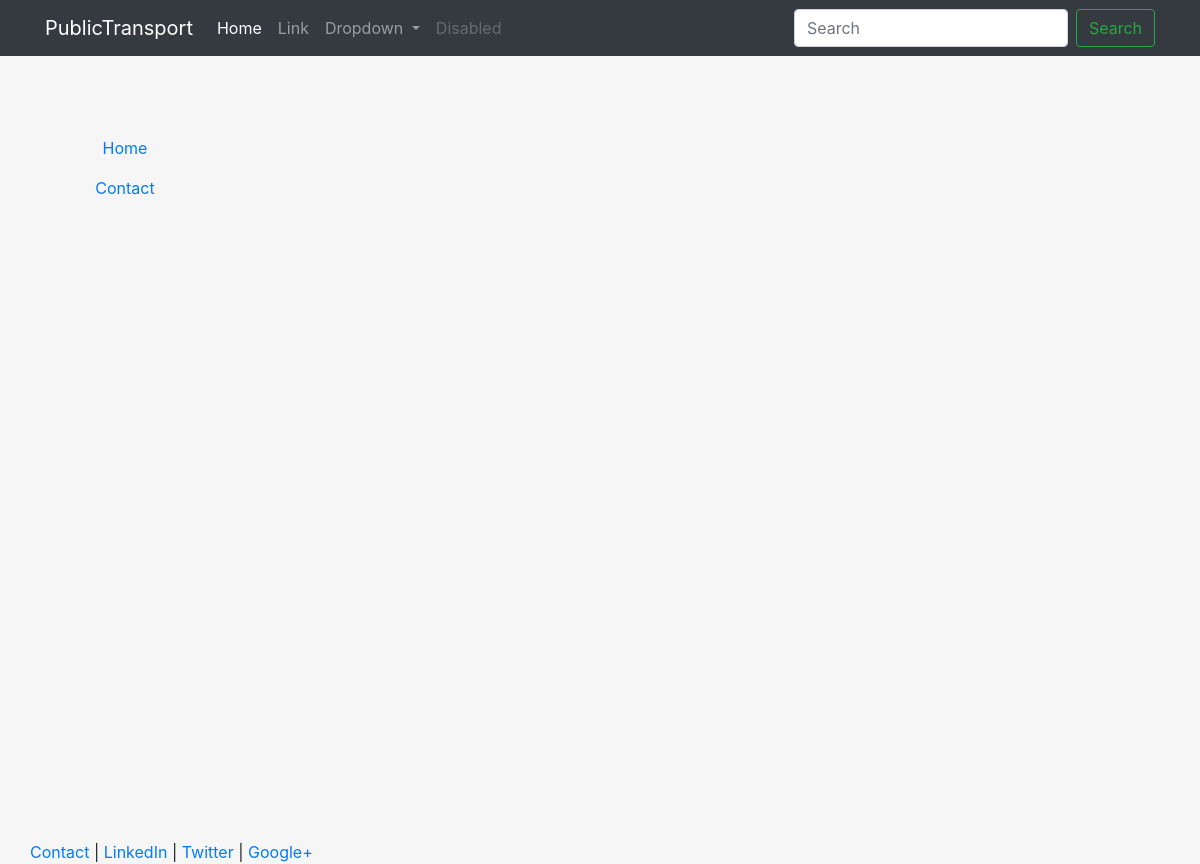
The page /home/2 on the database as committed earlier.
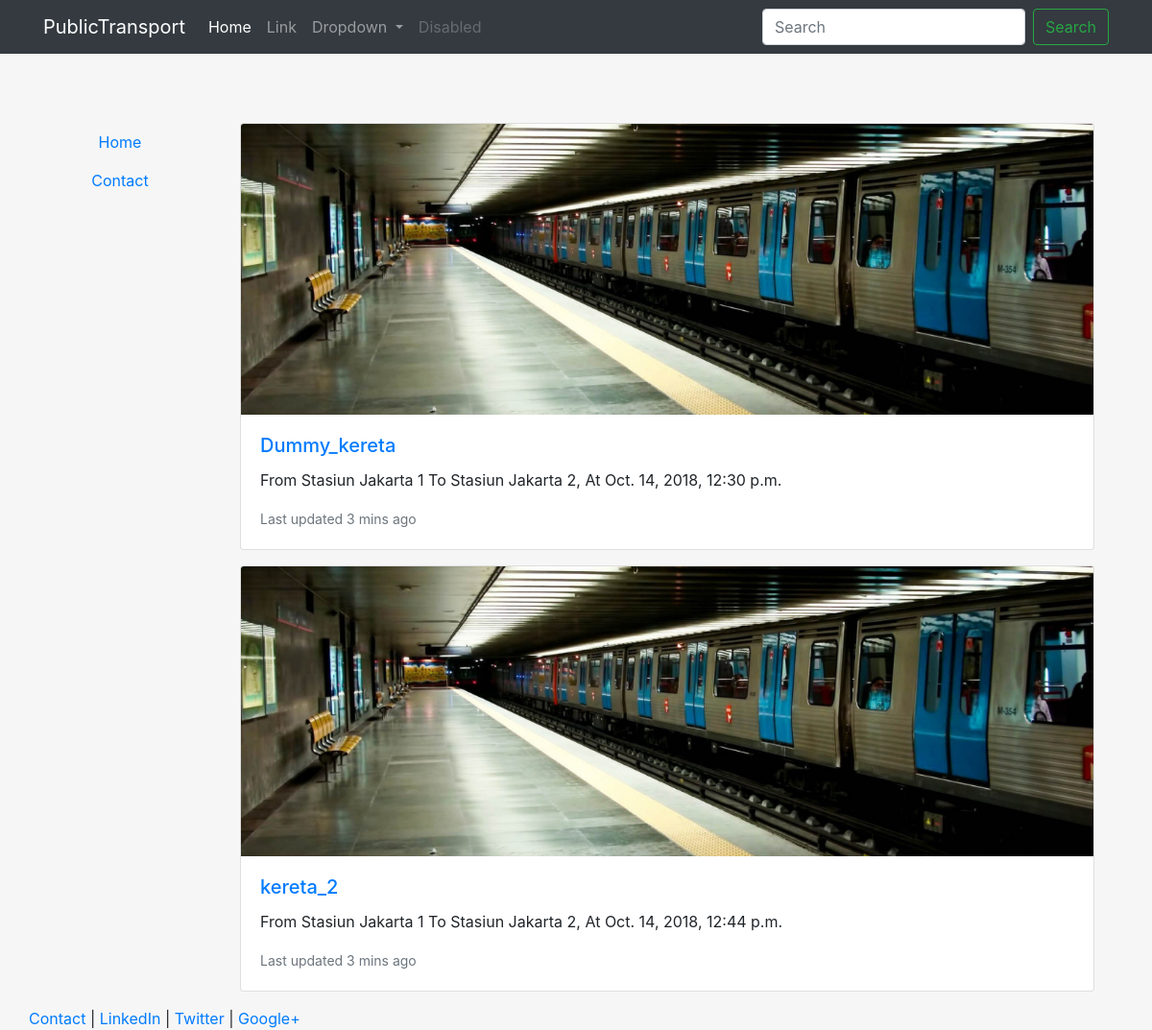
The same page on the database as committed later.
### MainApp/models.py (models this page shows, shortened)
class Schedule(models.Model):
    date_time               = models.DateTimeField()
    transportation_id       = models.ForeignKey(Transportation, on_delete=models.CASCADE)
    place_from_id           = models.ForeignKey(Place, on_delete=models.CASCADE, related_name='place_from')
    place_destination_id    = models.ForeignKey(Place, on_delete=models.CASCADE, related_name='place_destination')
    depart_status           = models.CharField(max_length=16)

class Transportation(models.Model):
    name                    = models.CharField(max_length=64)
    image                   = models.CharField(max_length=64, null=True)
    category_id             = models.ForeignKey(Category, on_delete=models.CASCADE)
    status                  = models.CharField(max_length=16)
    description             = models.TextField()

class Place(models.Model):
    name                    = models.CharField(max_length=128)
    infrastructure_id       = models.ForeignKey(Infrastructure, on_delete=models.CASCADE)
    city                    = models.ForeignKey(City, on_delete=models.CASCADE)
    address                 = models.CharField(max_length=128)
    def __str__(self):
        return self.name

### MainApp/views.py (the view)
# urls.py: url(r"^home/(?P<pk>\d+)$", views.info, name='info'),
def info(request, pk):
    query = "SELECT * FROM MAINAPP_SCHEDULE S JOIN MAINAPP_TRANSPORTATION T ON S.TRANSPORTATION_ID_ID = T.id JOIN MAINAPP_CATEGORY C ON T.CATEGORY_ID_ID = C.id WHERE C.id = " + pk
    all_schedule = Schedule.objects.raw(query)
    schedule_dictionary = {'all_schedule' : all_schedule}
    return render(request, "MainApp/info.html", schedule_dictionary)

### MainApp/templates/MainApp/info.html
{% extends "MainApp/header.html" %}
{% block content %}
	<div class="row">
	  <div class="col-sm-2">
	  <br><br>
		<nav class="nav flex-column nav-pills nav-justified" aria-orientation="vertical">
		  <a class="nav-item nav-link" data-toggle="pill" href="/">Home</a>
		  <a class="nav-item nav-link" data-toggle="pill" href="/contact/">Contact</a>
		</nav>
	  </div>
	  <div class="col-sm-10">
		<div class='container-fluid'>
		<br><br>
			{% load staticfiles %}
		    {% for schedule in all_schedule %}
		        <div class="card mb-3">
				  <img href="#" class="card-img-top custom-hover" src="{% static '/MainApp/img/subway0.jpg' %}" alt="Card image cap" >
				  <div class="card-body" href="#">
				    <h5 class="card-title"><a href="/home/{{category.id}}">{{schedule.transportation_id.name}}</a></h5>
				    <p class="card-text">From {{schedule.place_from_id}} To {{schedule.place_destination_id}}, At {{schedule.date_time}}</p>
				    <p class="card-text"><small class="text-muted">Last updated 3 mins ago</small></p>
				  </div>
				</div>
		    {% endfor %}
		</div>
	  </div>
	</div>
{% endblock %}

### MainApp/templates/MainApp/header.html (shortened to what this page needs)
<!DOCTYPE html>
<html lang="en">
<head>
	{% load staticfiles %}
	<link rel="stylesheet" href="{% static 'MainApp/css/bootstrap.min.css' %}" type = "text/css"/>
</head>
<body class="body" style="background-color:#f6f6f6">
	<nav class="navbar navbar-expand-lg navbar-dark bg-dark" >
		<div class="container">
	  <a class="navbar-brand" href="#">PublicTransport</a>
	  <div class="collapse navbar-collapse" id="navbarSupportedContent">
	    <ul class="navbar-nav mr-auto">
	      <li class="nav-item active">
	        <a class="nav-link" href="#">Home <span class="sr-only">(current)</span></a>
	      </li>
	      <li class="nav-item">
	        <a class="nav-link" href="#">Link</a>
	      </li>
	      <li class="nav-item dropdown">
	        <a class="nav-link dropdown-toggle" href="#" id="navbarDropdown" role="button" data-toggle="dropdown" aria-haspopup="true" aria-expanded="false">
	          Dropdown
	        </a>
	      </li>
	      <li class="nav-item">
	        <a class="nav-link disabled" href="#">Disabled</a>
	      </li>
	    </ul>
	    <form class="form-inline my-2 my-lg-0">
	      <input class="form-control mr-sm-2" type="search" placeholder="Search" aria-label="Search">
	      <button class="btn btn-outline-success my-2 my-sm-0" type="submit">Search</button>
	    </form>
	  </div>
	  </div>
	</nav>
	<div class="container container-fluid mt-4" style="min-height:95%; ">
	   	{% block content %}
		{% endblock %}
	</div>
	<footer>
		<div class="container-fluid" style='margin-left:15px'>
			<p><a href="#" target="blank">Contact</a> | <a href="#" target="blank">LinkedIn</a> | <a href="#" target="blank">Twitter</a> | <a href="#" target="blank">Google+</a></p>
		</div>
	</footer>
</body>
</html>

### MainApp/templates/MainApp/header.html (style rules this page uses)
html, body { height:100% }

Rows that differ between the two databases and show on the page:
added Schedule: transportation_id.name "Dummy_kereta", place_from_id "Stasiun Jakarta 1", place_destination_id "Stasiun Jakarta 2", date_time "Oct. 14, 2018, 12:30 p.m."
added Schedule: transportation_id.name "kereta_2", place_from_id "Stasiun Jakarta 1", place_destination_id "Stasiun Jakarta 2", date_time "Oct. 14, 2018, 12:44 p.m."
